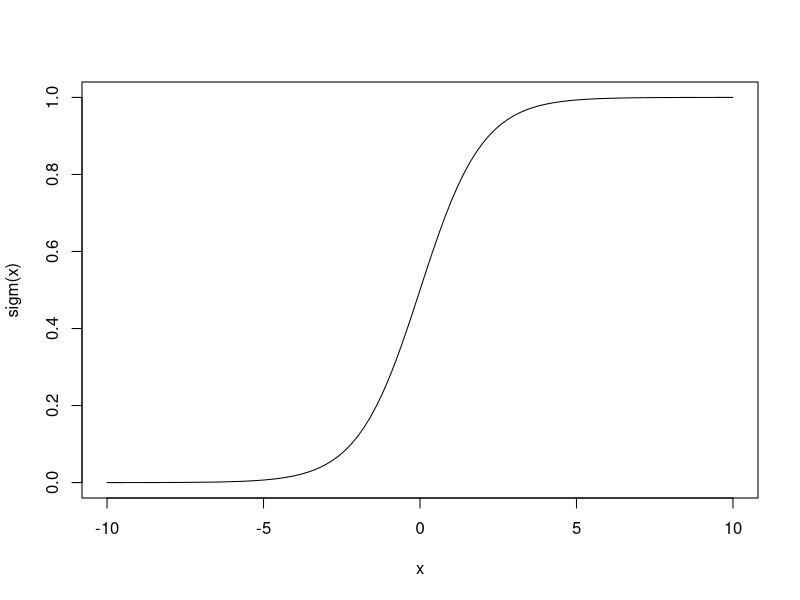

Source code (R):
sigm <- function(x){
  return(1/(1+exp(-x)))
}
curve(sigm, from = -10, to=10)


x <- c(2.5, 0.3, 2.8, 0.5)
y <- c(1, 0, 1, 1)

prob <- sapply(x,sigm)

prob[!y]<- 1-prob[!y]

prod(prob)
#0.23

prob <- sapply(x,sigm)
sum((y - prob)*x)
#0.37